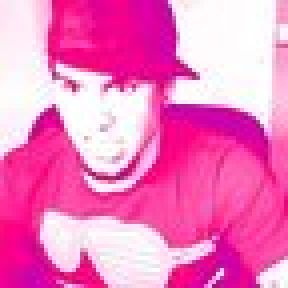
#> input picture MosaicMaker/_readmeAssets/sampleInput.jpg, 72 x 72 px, found by its file name (shown 4 times larger)
$ python MosaicMaker.py 20 https://raw.githubusercontent.com/Maxoplata/misc/master/MosaicMaker/_readmeAssets/sampleInput.jpg ./mosaic.png
#> lines starting #> are read from the running program, lines starting #| are printed output that depends on the picture
#!/usr/bin/env python
"""
MosaicMaker.py

Creates a mosaic image png
usage: python MosaicMaker.py TILE_SIZE INPUT_TYPE "input url/filepath" "output png file"
example: python MosaicMaker.py 20 "https://raw.githubusercontent.com/Maxoplata/misc/master/MosaicMaker/_readmeAssets/sampleInput.jpg" "./mosaic.png"
example: python MosaicMaker.py 20 "./sampleInput.jpg" "./mosaic.png"

https://www.maxodev.org
https://github.com/Maxoplata/misc
"""

import cStringIO
import os
import sys
import urllib2
from PIL import Image

__author__ = "Maxamilian Demian"
__email__ = "max@maxdemian.com"

# if we have arguments passed to the script
if len(sys.argv) != 4:
	raise Exception('Invalid argument count')

# vars
tileSize = int(sys.argv[1])
inputFile = sys.argv[2]
outputFile = sys.argv[3]

# validate the tile size
if tileSize < 2:
	raise Exception('Invalid tile size (minimum 2)')

# validate input file
urlData = None

if not os.path.exists(inputFile):
	try:
		urlData = urllib2.urlopen(inputFile).read()
	except:
		raise Exception('File does not exist')

try:
	# validate image file
	imgOrig = Image.open(inputFile) if urlData == None else Image.open(cStringIO.StringIO(urlData))
#> imgOrig is the input picture: PIL image 72x72 RGB; mean R, G, B 242.4, 123.4, 192.5

	# get width/height of image
	widthOrig = imgOrig.size[0]
#> widthOrig = 72
	heightOrig = imgOrig.size[1]
#> heightOrig = 72

	# create tile of image
	imgOrigResized = imgOrig.resize((tileSize, tileSize))
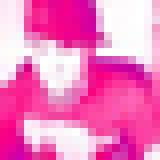
#> imgOrigResized: PIL image 20x20 RGB (shown 8 times larger); mean R, G, B 242.4, 123.5, 192.3

	# create new image
	imgNew = Image.new('RGB', ((widthOrig * tileSize), (heightOrig * tileSize)))
#> imgNew: PIL image 1440x1440 RGB; every value is 0

	# load image pixel data
	imgOrig = imgOrig.convert('RGB')
	pixels = imgOrig.load()

	# iterate through original image pixels
	for x in range(0, widthOrig):
		for y in range(0, heightOrig):
			# add tile to new image
			imgNew.paste(imgOrigResized, ((x * tileSize), (y * tileSize)))

			# get pixel color from original image
			rgb = pixels[x, y]
			r = rgb[0]
			g = rgb[1]
			b = rgb[2]

			# add translucent color layer over tile
			imgColorTile = Image.new('RGBA', (tileSize, tileSize), (r, g, b, 127))
			imgNew.paste(imgColorTile, ((x * tileSize), (y * tileSize)), imgColorTile)
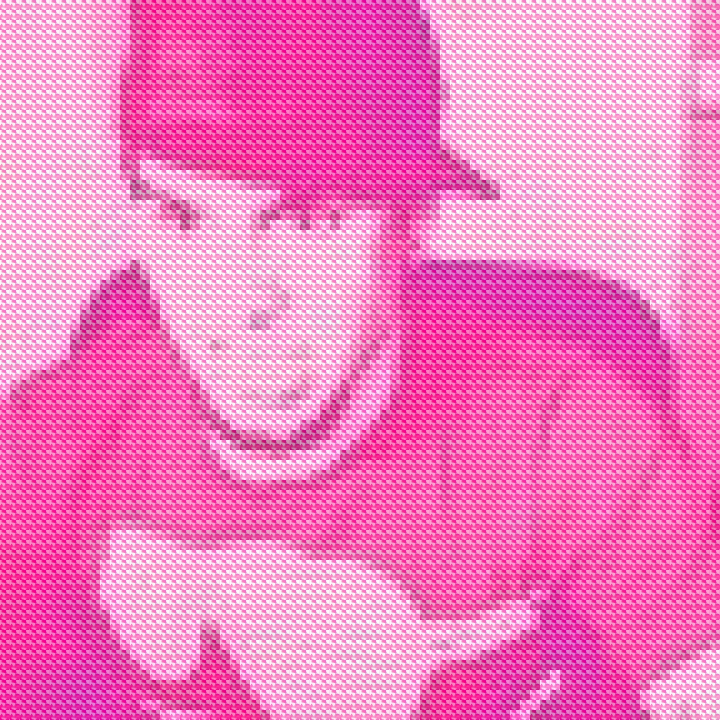
#> imgNew: PIL image 1440x1440 RGB (shown at 1/2 size); mean R, G, B 242.3, 123.5, 192.4

	# save file
	imgNew.save(outputFile, 'PNG')
except Exception as error:
	raise Exception('Failed to create Mosaic: {}'.format(error))
